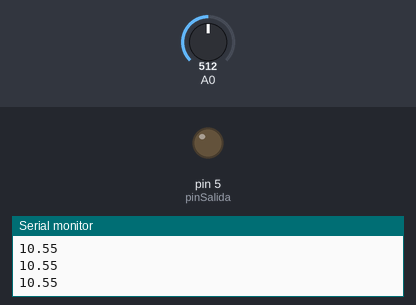
The sketch below on a simulated Arduino Uno, built with avr-gcc and run on an emulated ATmega328P. Parts: output pins drawn as LEDs (lit = HIGH), the last lines printed to the serial monitor. The test bench sets the inputs (shaded band); at power-on: A0 = 512.

Above: at 1.2 s.
1.3 s: A0 set to 526
2.8 s: A0 set to 548
At 4.0 s:
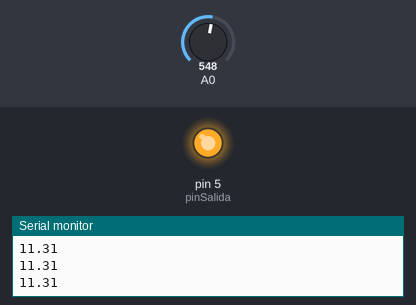
4.3 s: A0 set to 505
5.8 s: A0 set to 472
At 7.0 s:
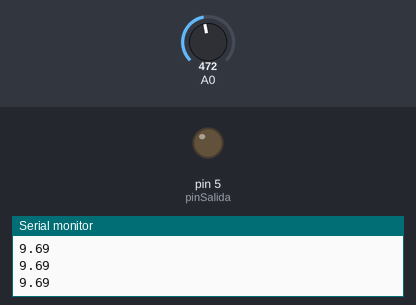
7.3 s: A0 set to 716
At 8.5 s:
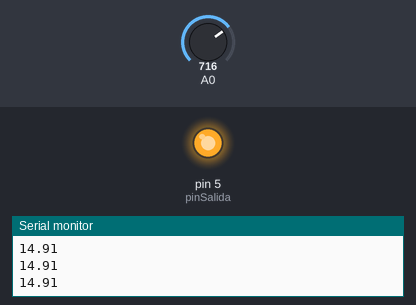
Timing chart, 0 to 9.8 s (numbered marks = the images above; inputs shaded):
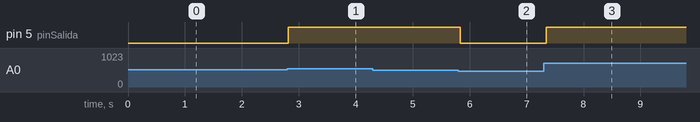

Measured:
- the behaviour switches between 533 and 534 on A0 (found by bisection; images 0 and 1)
- the behaviour switches between 487 and 486 on A0 (found by bisection; images 1 and 2)
- after the input at 2.8 s, pin 5 (pinSalida): LOW → HIGH at once
- after the input at 5.8 s, pin 5 (pinSalida): HIGH → LOW at once
- after the input at 7.3 s, pin 5 (pinSalida): LOW → HIGH at once

The sketch:

EntradaAnalogica.ino
```cpp
/*
  Lee una tensión analógica por el pin A0 y la compara con un valor mínimo Vmin y máximo Vmax de tensión para actuar sobre una salida.
  De esta forma la salida se mantiene en alto siempre que la tensíon medida esté en un rango seguro para la carga.
*/
float Vmin = 10; // Tensión mínima a la que queremos que corte la salida
float Varranque = 11; // Tensión de reestablecimiento
float Vmax = 15; // Tensión máxima a la que queremos que corte la salida
float Vcc;
const byte pinSalida = 5; //Elijo qué numero de pin voy a usar para activar la salida (D1)
const int Rsup = 6820;
const int Rinf = 1212;
float error = 0.4;

void setup() {

  Serial.begin(115200);
  pinMode(pinSalida,OUTPUT);
}

void loop() {
  // read the input on analog pin 0:
  int sensorValue = analogRead(A0);
  // Convert the analog reading (which goes from 0 - 1023) to a voltage (0 - 3.3V):
  float voltage = sensorValue * (3.3 / 1023.0);
  //Calculo la Vcc con la tensión medida y el divisor de tensión formado por Rsup y Rinf:
  Vcc = voltage*(Rinf + Rsup)/Rinf - error;

 //Armo el comparador:
 if (Vcc <= Vmin ) {
    digitalWrite(pinSalida, LOW);
 }
  if (Vcc >= Varranque) {
    digitalWrite(pinSalida, HIGH);
    }
  if (Vcc >= Vmax) {
    digitalWrite(pinSalida, LOW);
  }

 Serial.println(Vcc);
  delay (100);
}
```
